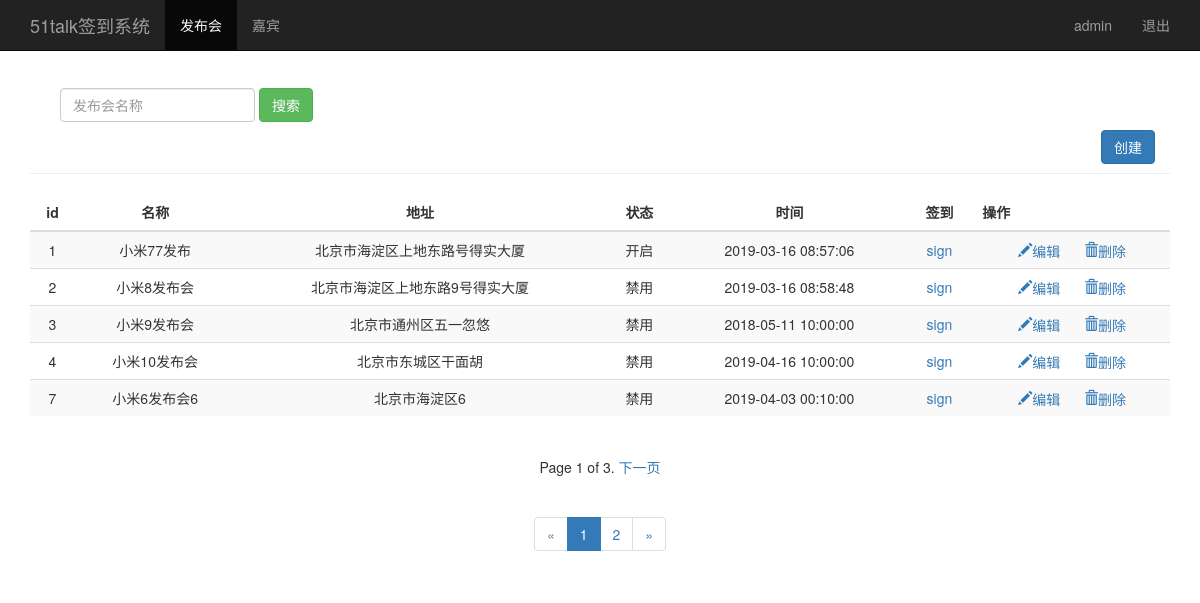
The page /event_manage/ (signed in) on the database as committed earlier.
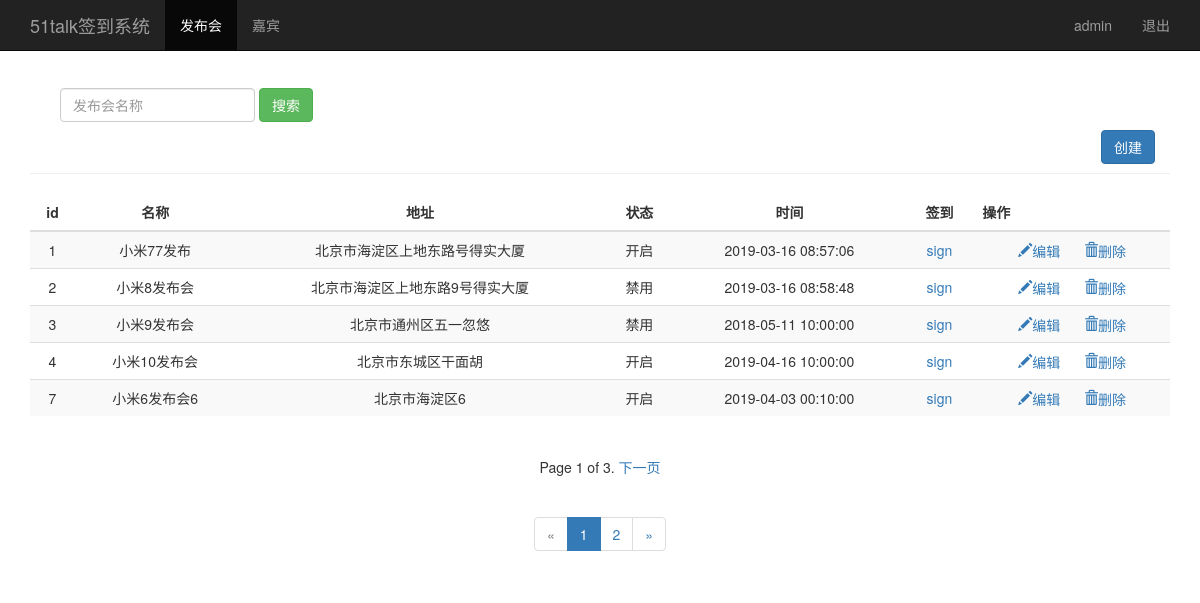
The same page on the database as committed later.
### sign/models.py (models this page shows, shortened)
class Event(models.Model):
    name = models.CharField("发布会名称",max_length=100)
    limit = models.IntegerField("发布会人数")
    status = models.BooleanField("发布会状态")
    address = models.CharField("发布会地址",max_length=200)
    start_time = models.DateTimeField("发布会时间")
    create_time = models.DateTimeField(auto_now=True)
    class Meta:
        ordering = ['-id']

### sign/views.py (the view)
# urls.py: path('event_manage/',views.event_manage),
@login_required
def event_manage(request):
    username = request.session.get('user','')
    events = Event.objects.order_by('id') #按照id升序
    paginator = Paginator(events,5)
    paginator_count = paginator.count
    paginator_num_pages = paginator.num_pages
    l1 = []
    for n1 in range (1,paginator_num_pages+1):
        l1.append(n1)
    page = request.GET.get('page')
    try:
        contacts = paginator.page(page)
        print ("contacts---------->1",contacts)
    except PageNotAnInteger:
        contacts = paginator.page(1)
        print ("contacts---------->2",contacts)
    except EmptyPage:
        contacts = paginator.page(paginator.num_pages)
        print ("contacts---------->3",contacts)
    print("contacts---------->4", contacts)
    return render(request,"event_manage.html",{"user":username,"events":contacts,
                                               "type":"list","search_result":"result_data",
                                               "nums":l1,"page":page})

### sign/templates/event_manage.html (shortened to what the changed rows need)
<!DOCTYPE html>
<html lang="zh-CN">
  <head>
      {% load bootstrap3 %}
      {% bootstrap_css %}
  </head>
<body>
      {% if type == "list" %}
      <div class="container theme-showcase" role="main">
          <div class="row">
              <div class="col-md-6" style="width:1170px;">
                  <table class="table table-striped" style="text-align:center">
                      <thead>
                          <tr>
                              <th style="text-align:center;vertical-align: middle">id</th>
                              <th style="text-align:center;vertical-align: middle">名称</th>
                              <th style="text-align:center;vertical-align: middle">地址</th>
                              <th style="text-align:center;vertical-align: middle">状态</th>
                              <th style="text-align:center;vertical-align: middle">时间</th>
                              <th style="text-align:center;vertical-align: middle">签到</th>
                              <th style="align:le">操作</th>
                          </tr>
                      </thead>
                      <tbody>
                          {% for event in events %}
                          <tr>
                              <td>{{ event.id}}</td>
                              <td>{{ event.name}}</td>
                              <td>{{ event.address}}</td>
                              <td>{% if event.status == True %}
                                  <span>开启</span>
                                  {% elif event.status == False %}
                                  <span>禁用</span>
                                  {% endif %}
                              </td>
                              <td>{{ event.start_time | date:"Y-m-d H:i:s" }}</td>
                              <td><a href="/sign_index/{{ event.id }}/" target="{{ event.id }}_blank">sign</a></td>
                              <td>
                                  <a href="/event_manage/edit_event/{{ event.id }}/">
                                      <i class="glyphicon glyphicon-pencil">编辑</i>
                                  </a>
                                  <a href="#" style="margin-left:20px;">
                                      <i class="glyphicon glyphicon-trash">删除</i>
                                  </a>
                              </td>
                          </tr>
                          {% endfor %}
                      </tbody>
                  </table>
              </div>
          </div>
     </div>
     {% endif %}
</body>
</html>

Rows that differ between the two databases and show on the page:
changed Event "小米10发布会": status "禁用" → "开启"
changed Event "小米6发布会6": status "禁用" → "开启"
